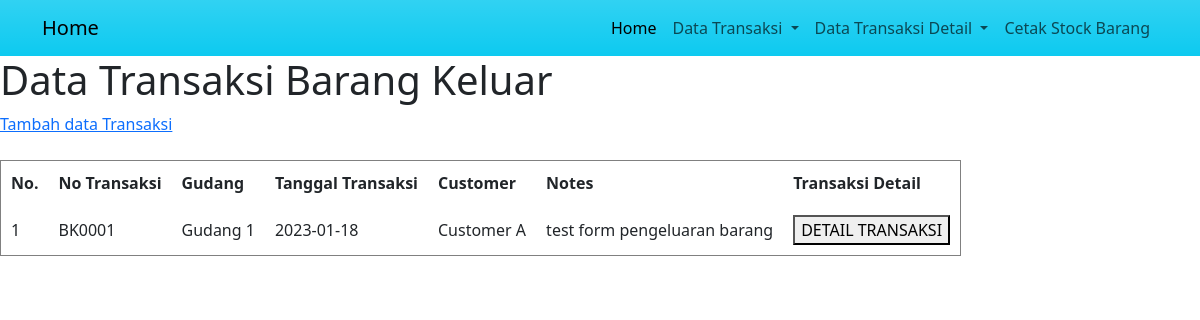
Page /dataBrgOutHeader.php on the committed database.
### tables this page shows
CREATE TABLE `tb_pengeluaranbrgheader` (
  `TrxOutPK` int(11) NOT NULL,
  `TrxOutNo` varchar(100) NOT NULL,
  `Whsidf` int(11) NOT NULL,
  `TrxOutDate` date NOT NULL,
  `TrxOutCustomerIdf` int(11) NOT NULL,
  `TrxOutNotes` varchar(255) NOT NULL
);

CREATE TABLE `m_warehouse` (
  `WhsPK` int(11) NOT NULL,
  `WhsName` varchar(200) NOT NULL
);

CREATE TABLE `m_customer` (
  `CustomerPK` int(11) NOT NULL,
  `CustomerName` varchar(100) NOT NULL
);

### config.php (called while the page is built, shortened)
<?php
$hostName = 'localhost';
$userName = 'root';
$password = '';
$dataBase = 'gudang';
$conn = mysqli_connect($hostName, $userName, $password, $dataBase);
function query($query) {
	global $conn;
	$result = mysqli_query($conn, $query);
	$rows = [];
	while( $row = mysqli_fetch_assoc($result) ) {
		$rows[] = $row;
	}
	return $rows;
}
?>

### dataBrgOutHeader.php (the view, shortened to what this page needs)
<?php
require 'config.php';
$result = query("SELECT `trx`.`TrxOutPK` AS 'id', `trx`.`TrxOutNo` AS 'noDoc', `wh`.`WhsName` AS 'gudang', `trx`.`TrxOutDate` AS 'tanggal', `cs`.`CustomerName` AS 'customer', `trx`.`TrxOutNotes` AS 'notes'
FROM `tb_pengeluaranbrgheader` `trx`
INNER JOIN `m_warehouse` `wh` ON `wh`.`WhsPK` = `trx`.`Whsidf`
INNER JOIN `m_customer` `cs` ON `cs`.`CustomerPK` = `trx`.`TrxOutCustomerIdf`");
?>
<!DOCTYPE html>
<html lang="en">
  <head>
    <link href="https://cdn.jsdelivr.net/npm/bootstrap@5.3.0-alpha1/dist/css/bootstrap.min.css" rel="stylesheet">
  </head>
  <body>
<nav class="navbar navbar-expand-lg bg-info bg-gradient">
  <div class="container">
    <a class="navbar-brand" href="#">Home</a>
    <div class="collapse navbar-collapse" id="navbarSupportedContent">
      <ul class="navbar-nav ms-auto mb-2 mb-lg-0">
        <li class="nav-item">
          <a class="nav-link active" aria-current="page" href="index.php">Home</a>
        </li>
        <li class="nav-item dropdown">
          <a class="nav-link dropdown-toggle" href="#" role="button" data-bs-toggle="dropdown" aria-expanded="false">
            Data Transaksi
          </a>
        </li>
        <li class="nav-item dropdown">
          <a class="nav-link dropdown-toggle" href="#" role="button" data-bs-toggle="dropdown" aria-expanded="false">
            Data Transaksi Detail
          </a>
        </li>
        <li class="nav-item">
          <a class="nav-link" href="stock.php">Cetak Stock Barang</a>
        </li>
      </ul>
    </div>
  </div>
</nav>
<h1>Data Transaksi Barang Keluar</h1>
<a href="formTrxOutbrgHeader.php">Tambah data Transaksi</a>
<br><br>
<table border="1" cellpadding="10" cellspacing="0">
	<tr>
		<th>No.</th>
		<th>No Transaksi</th>
		<th>Gudang</th>
		<th>Tanggal Transaksi</th>
		<th>Customer</th>
		<th>Notes</th>
		<th>Transaksi Detail</th>
	</tr>
	<?php $i = 1; ?>
	<?php foreach( $result as $row ) : ?>
	<tr>
		<td><?= $i; ?></td>
		<td><?= $row["noDoc"]; ?></td>
		<td><?= $row["gudang"]; ?></td>
		<td><?= $row["tanggal"]; ?></td>
		<td><?= $row["customer"]; ?></td>
		<td><?= $row["notes"]; ?></td>
        <td>
			<a href="dataBrgOutDetail.php?docNo=<?= $row["noDoc"]; ?>">
				<button>DETAIL TRANSAKSI</button>
			</a>
		</td>
	</tr>
	<?php $i++; ?>
	<?php endforeach; ?>
</table>
</body>
</html>

### rows in the picture
tb_pengeluaranbrgheader: TrxOutNo "BK0001", Whsidf.WhsName "Gudang 1", TrxOutDate "2023-01-18", TrxOutCustomerIdf.CustomerName "Customer A", TrxOutNotes "test form pengeluaran barang"
